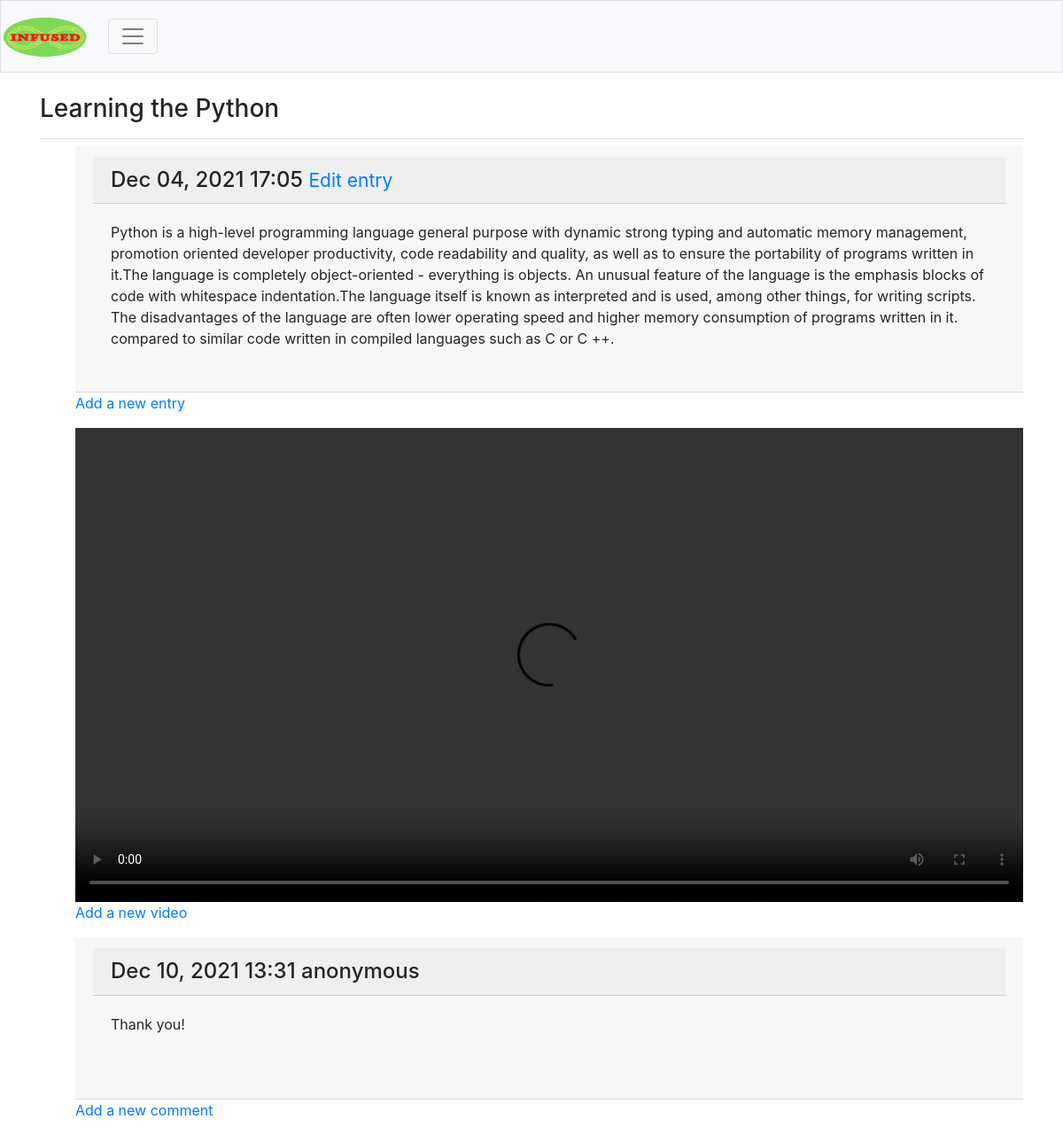
/channels/1/, run on the app's committed database.
### infused/models.py (models this page shows, shortened)
class Channel(models.Model):
    text = models.CharField(max_length=200)
    date_added = models.DateTimeField(auto_now_add=True)
    owner = models.ForeignKey(User, on_delete=models.CASCADE)
    def __str__(self):
        return self.text

class Entry(models.Model):
    channel = models.ForeignKey(Channel, on_delete=models.CASCADE)
    text = models.TextField()
    date_added = models.DateTimeField(auto_now_add=True)
    class Meta:
        verbose_name_plural = 'entries'

class Video(models.Model):
    channel = models.ForeignKey(Channel, on_delete=models.CASCADE)
    text = models.CharField(max_length=100)
    date_added = models.DateTimeField(auto_now_add=True)
    video = models.FileField(upload_to='video/',
                             validators=[FileExtensionValidator(
                                 allowed_extensions=['mp4'])])
    class Meta:
        verbose_name_plural = 'videos'

class Comments(models.Model):
    channel = models.ForeignKey(Channel, on_delete=models.CASCADE)
    text = models.TextField()
    date_added = models.DateTimeField(auto_now=True)
    user_name = models.CharField(max_length=25)
    class Meta:
        verbose_name_plural = 'comments'

### infused/views.py (the view)
# urls.py: path('channels/<int:channel_id>/', views.channel, name='channel'),
def channel(request, channel_id):
    channel = Channel.objects.get(id=channel_id)
    entries = channel.entry_set.order_by('-date_added')
    comments = channel.comments_set.order_by('date_added')
    videos = channel.video_set.order_by('-date_added')
    context = {'channel': channel, 'entries': entries, 'video': videos,
               'comments': comments}
    return render(request, 'infused/channel.html', context)

### infused/templates/infused/channel.html (shortened to what this page needs)
{% extends 'infused/base.html' %}
{% block page_header %}
<h3>{{ channel }}</h3>
{% endblock page_header %}
{% block content %}
    <ul>
        {% for entry in entries %}
        <div class="card-header">
            <h4 class="card-header">
                {{ entry.date_added|date:'M d, Y H:i' }}
                <small><a href="{% url 'infused:edit_entry' entry.id %}">
                    Edit entry</a></small>
            </h4>
            <div class="card-body">
                {{ entry.text|linebreaks }}
            </div>
        </div>
        {% empty %}
        <p>There are no entries for this channel yet.</p>
        {% endfor %}
        <p>
            <a href="{% url 'infused:new_entry' channel.id%}">
                Add a new entry</a>
        </p>
    </ul>
    <ul>
        {% for x in video %}
        <video class="embed-responsive embed-responsive-16by9" controls>
                <source src="{{ x.video.url}}" type="video/mp4">
            </video>
        {% empty %}
        <li>There are no videos for this channel yet.</li>
        {% endfor %}
        <p>
            <a href="{% url 'infused:new_video' channel.id %}">
                Add a new video</a>
        </p>
    </ul>
    <ul>
        {% for comment in comments %}
        <div class="card-header">
            <h4 class="card-header">
                {{ comment.date_added|date:'M d, Y H:i' }}
                {% if user.is_authenticated %}
                    {{ user }}
                {% else %}
                    anonymous
                {% endif %}
            </h4>
            <div class="card-body">
                {{ comment.text|linebreaks }} <br/>
            </div>
        </div>
        {% empty %}
        <li>There are no comments for this channel yet.</li>
        {% endfor %}
        <p>
            <a href="{% url 'infused:new_comments' channel.id%}">
                Add a new comment</a>
        </p>
    </ul>
{% endblock content %}

### infused/templates/infused/base.html (shortened to what this page needs)
{% load bootstrap4 %}
{% load static %}
<!DOCTYPE html>
<html lang="en">
    <head>
                {% bootstrap_css %}
    </head>
    <body>
        <nav class="navbar-expand-mb navbar-light bg-light mb-4 border">
            <a class="navbar-brand" href="{% url 'infused:index' %}">
                <img src="/static/images/infused.png" height="70"
                     width="100">
            </a>
        <button class="navbar-toggler" type="button" data-toggle="collapse"
                data-target="#navbarCollapse" aria-controls="navbarCollapse"
                aria-expanded="false" aria-label="Toggle navigation">
            <span class="navbar-toggler-icon"></span></button>
        </nav>
        <main role="main" class="container">
            <div class="pb-2 mb-2 border-bottom">
                {% block page_header%}{% endblock page_header %}
            </div>
            <div>
                {% block content %}{% endblock content %}
            </div>
        </main>
    </body>
</html>

### data on the page
Channel: text "Learning the Python"
Entry: date_added "Dec 04, 2021 17:05", text "Python is a high-level programming language general purpose with dynamic strong typing and automatic memory management, promotion oriented developer productivity, code readability and quality, as well as to ensure the portability of programs written in it.The language is completely object-oriented - everything is objects. An unusual feature of the language is the emphasis blocks of code with whitespace indentation.The language itself is known as interpreted and is used, among other things, for writing scripts. The disadvantages of the language are often lower operating speed and higher memory consumption of programs written in it. compared to similar code written in compiled languages…"
Comments: date_added "Dec 10, 2021 13:31", text "Thank you!"
